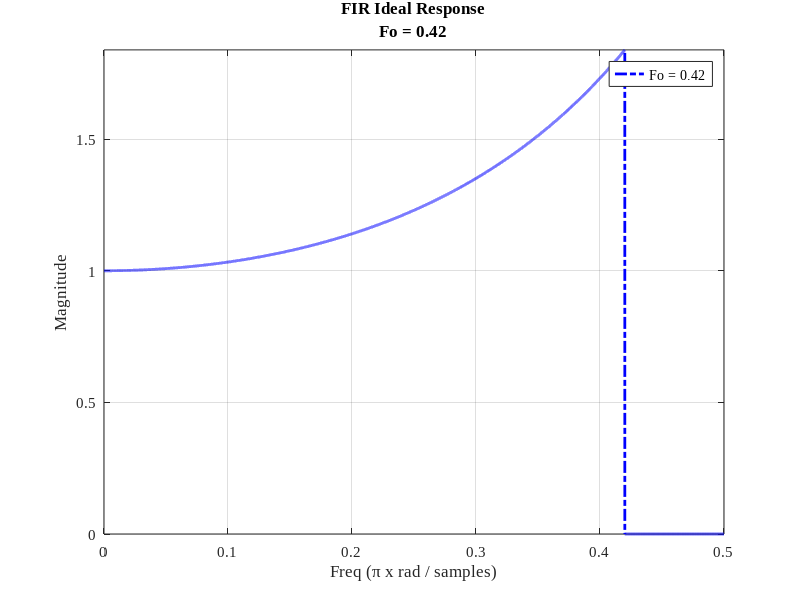
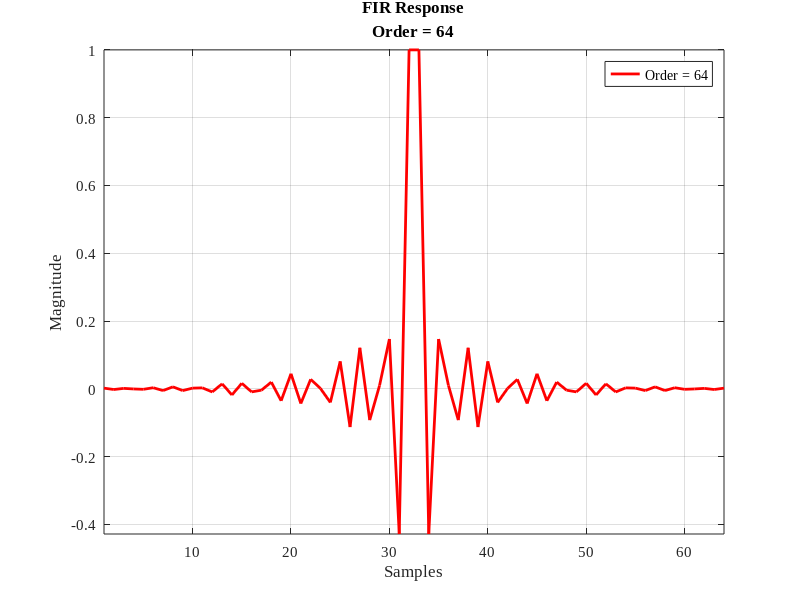
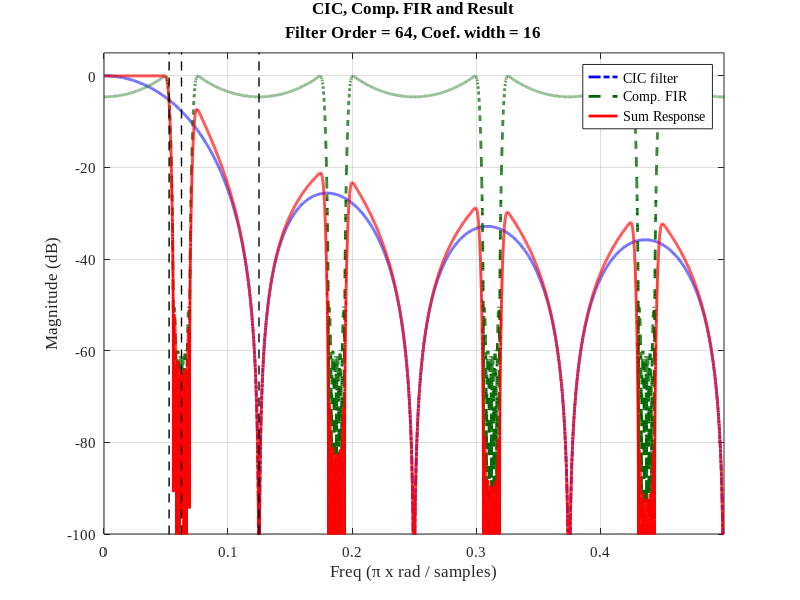
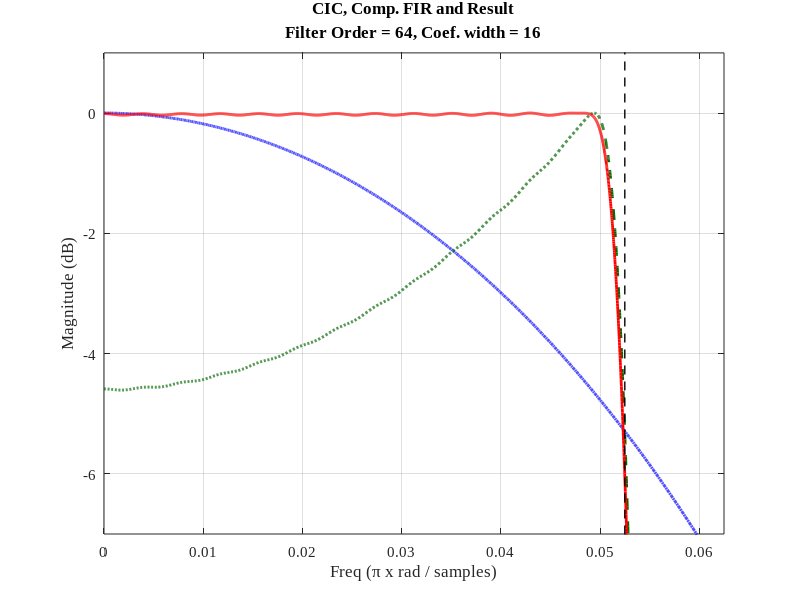

MATLAB code to generate these figures, in order:
%% ------------------------------------------------------------------------
%
% Title       : test_cic.m
% Author      : Alexander Kapitanov
% E-mail      : sallador@bk.ru 
% Version     : 1.0	 
%
% -------------------------------------------------------------------------
%
% Description : 
% 
%    FIR filter compensator to correct freq response after CIC filter.
%
% -------------------------------------------------------------------------
%
% Version     : 1.0 
% Date        : 2017.06.03 
%
%% ------------------------------------------------------------------------
%
%	GNU GENERAL PUBLIC LICENSE
% Version 3, 29 June 2007
%
%	Copyright (c) 2018 Kapitanov Alexander
%
% This program is free software: you can redistribute it and/or modify
% it under the terms of the GNU General Public License as published by
% the Free Software Foundation, either version 3 of the License, or
% (at your option) any later version.
%
% You should have received a copy of the GNU General Public License
% along with this program.  If not, see <http://www.gnu.org/licenses/>.
%
% THERE IS NO WARRANTY FOR THE PROGRAM, TO THE EXTENT PERMITTED BY
% APPLICABLE LAW. EXCEPT WHEN OTHERWISE STATED IN WRITING THE COPYRIGHT 
% HOLDERS AND/OR OTHER PARTIES PROVIDE THE PROGRAM "AS IS" WITHOUT WARRANTY 
% OF ANY KIND, EITHER EXPRESSED OR IMPLIED, INCLUDING, BUT NOT LIMITED TO, 
% THE IMPLIED WARRANTIES OF MERCHANTABILITY AND FITNESS FOR A PARTICULAR 
% PURPOSE.  THE ENTIRE RISK AS TO THE QUALITY AND PERFORMANCE OF THE PROGRAM 
% IS WITH YOU.  SHOULD THE PROGRAM PROVE DEFECTIVE, YOU ASSUME THE COST OF 
%  ALL NECESSARY SERVICING, REPAIR OR CORRECTION. 
%
%% ------------------------------------------------------------------------
pkg load signal  
  
set(0, 'DefaultAxesFontSize', 11, 'DefaultAxesFontName', 'Times New Roman');
set(0, 'DefaultTextFontSize', 11, 'DefaultTextFontName', 'Times New Roman'); 

close all;
clear all;

%% ------------------------------------------------------------------------
%  ---- CIC Filter Parameters
%  ------------------------------------------------------------------------

R = 8;        % Decimation factor
N = 2;         % Number of stages
M = 1;         % Differential delay (only 1)

%% ------------------------------------------------------------------------
%  ---- FIR filter parameters
%  ------------------------------------------------------------------------

NFIR  = 64;     % Filter order, must be odd when Fo = 0.5 !!!
Bc    = 16;     % Coef. Bit-width
Fo    = 0.42;    % Normalized Cutoff: 0.2 < Fo < 0.5;
BETA  = 8;      % BETA parameter for Kaiser window (if IS_WIND = 'Y') 

%% ------------------------------------------------------------------------
%  ---- Save data parameters
%  ------------------------------------------------------------------------

IS_COE      = 'Y'; % create *.COE Xilinx file
IS_HDR      = 'Y'; % create *.H file (header)
IS_WIND     = 'N'; % use Kaiser Window for FIR corrector

IS_PLOT_IDL = 'Y'; % plot ideal response
IS_PLOT_FIR = 'Y'; % plot FIR filter IR
IS_PLOT_ERR = 'Y'; % plot total error response in passband

%% ------------------------------------------------------------------------
%  ---- CIC Compensator Design
%  ------------------------------------------------------------------------

NFFT  = 2^16;  % FFT points for Freq Response (spectrum)
STEP = 1/NFFT;   % Step size
w = -pi:2*pi/NFFT:pi-2*pi/NFFT;
ff = 0:1/NFFT:1-1/NFFT;
z = exp(1j * w);

Fc = 1/(2*R);
Fr = Fo/R;

% 1 way:
%HCIC = (1/R * (1-z.^(-R*M))./(1-z.^(-1))).^ N;
% 2 way:
HCIC = (R^-N*abs(1*M*sin(pi*M*R*ff) ./ sin(pi*ff)).^N);
HCICdb = 20 * log10(abs(HCIC));

fp = [0:STEP:Fo]; % Pass band frequency dots
fs = [(Fo+STEP):STEP:0.5]; % Stop band frequency dots
f = [fp fs]*2; % Normalized frequency dots
f(end) = 1;

% Calculate ideal response
Mp = ones(1, length(fp)); % Pass band response; Mp(1) = 1
Mp(2:end) = abs(M * R * sin(pi*fp(2:end)/R) ./ sin(pi*M*fp(2:end))).^(N);
Mf = [Mp zeros(1, length(fs))];

if (IS_PLOT_IDL == 'Y') 
  figure('name','FIR Ideal Response', 'Numbertitle', 'off')
    plot(f/2, Mf, '-.', 'LineWidth', 2, 'Color',[0 0 1]);

    title([{'FIR Ideal Response'};{sprintf('Fo = %i',Fo)}]);
    xlabel ('Freq (\pi x rad / samples)');
    ylabel ('Magnitude');  
    axis tight; 
    legend([{sprintf('Fo = %i',Fo)}]);  
    grid on;  
end

% Calculate FIR
hFIR = fir2(NFIR-1, f, Mf); % Filter length NFIR
hFIR = hFIR / max(hFIR); % Double coefficients
hCOE = round(hFIR*(2^(Bc-1)-1)); % Fixed point coefficients

% Windowed FIR (Kaiser with BETA) 
if (IS_WIND == 'Y')
  WIND = kaiser(NFIR, BETA); % KAISER WINDOW IS USED!
  hWIND = fir1(NFIR-1, Fo/R, 'low', WIND);
  hNEW = hCOE .* hWIND;% conv2(hCOE,Hwind);
  hCOE = hNEW;
end

if (IS_PLOT_FIR == 'Y')   
  figure('name','FIR Response', 'Numbertitle', 'off')
    plot(hFIR, '-', 'LineWidth', 2, 'Color',[1 0 0]);

    title([{'FIR Response'};{sprintf('Order = %i',NFIR)}]);
    xlabel ('Samples');
    ylabel ('Magnitude');  
    axis tight; 
    legend([{sprintf('Order = %i',NFIR)}]);    
    grid on;   
end

hFFT = 20 * log10(abs(fft(hCOE, ceil(NFFT/R))));
hFFT = hFFT - max(hFFT);

H_amp = repmat(hFFT, 1, R);
H_amp = H_amp(1:length(ff));
H_amp = H_amp - max(H_amp);

H_comp = HCICdb + H_amp;
H_comp = H_comp - max(H_comp);

%% ------------------------------------------------------------------------
%  ---- Plot results 
%  ------------------------------------------------------------------------

% ---- Figure #1
figure('name','CIC/FIR Frequency Response', 'Numbertitle', 'off')
  plot(ff, HCICdb - max(HCICdb), '-.', 'LineWidth', 2, 'Color',[0 0 1]);
  hold on;

  plot(ff, H_amp, '--', 'LineWidth', 2, 'Color',[0 0.4 0]);
  hold on;
  
  plot(ff, H_comp, '-', 'LineWidth', 2, 'Color',[1 0 0]);
  hold on;  
  
  title([{'CIC, Comp. FIR and Result'};{sprintf('Filter Order = %i, Coef. width = %i',NFIR,Bc)}]);
  xlabel ('Freq (\pi x rad / samples)');
  ylabel ('Magnitude (dB)');  
  axis([0 ff(NFFT)/2 -100 5]); 
  line([Fr Fr], [-400 200], 'LineWidth', 1, 'linestyle', '--', 'Color', [0 0 0]);  
  line([Fc Fc], [-400 200], 'LineWidth', 1, 'linestyle', '--', 'Color', [0 0 0]);
  line([2*Fc 2*Fc], [-400 200], 'LineWidth', 1, 'linestyle', '--', 'Color', [0 0 0]);  
  legend('CIC filter','Comp. FIR','Sum Response','location','northeast');
  grid on;  
  
% ---- Figure #2
figure('name', 'CIC/FIR Frequency Response (Zoom)', 'Numbertitle', 'off')
  plot(ff, HCICdb - max(HCICdb), '-.', 'LineWidth', 2, 'Color',[0 0 1]); 
  hold on;

  plot(ff, H_amp, '--', 'LineWidth', 2, 'Color',[0 0.4 0]); 
  hold on;
  
  plot(ff, H_comp, '-', 'LineWidth', 2, 'Color',[1 0 0]);
  hold on; 

  title([{'CIC, Comp. FIR and Result'};{sprintf('Filter Order = %i, Coef. width = %i',NFIR,Bc)}]);
  xlabel ('Freq (\pi x rad / samples)');
  ylabel ('Magnitude (dB)'); 
  axis([0 ff(NFFT)/(2*R) -7 1]);    
  line([Fr Fr], [-400 200], 'LineWidth', 1, 'linestyle', '--', 'Color', [0 0 0]);  
  grid on;  
  
%% ------------------------------------------------------------------------
% ---- Passband irregularity
%  ------------------------------------------------------------------------  
if (IS_PLOT_ERR == 'Y')  
  pass = ceil(0.85*length(H_comp)*Fr);
  stp = 0:(0.9*Fr)/pass:(0.9*Fr)-(0.9*Fr)/pass;
  stp = stp(2:pass);
  Irr = H_comp(2:pass);
  Ism = mean(Irr);
  Iav = (max(Irr)-min(Irr))/2;
  
  figure('name', 'Passband irregularity', 'Numbertitle', 'off')
    plot(stp, Irr, '--', 'LineWidth', 2, 'Color',[0 0 1]); 
    line([0 (0.9*Fr)], [Ism Ism], 'LineWidth', 2, 'linestyle', '-', 'Color', [0 0 0]);   
    grid on;  
    title([{'Passband irregularity'};{sprintf('Mean value = %f',Ism)};{sprintf('Freq error = %f (dB)',Iav)}]);
    xlabel ('Freq (\pi x rad / samples)');
    ylabel ('Magnitude (dB)'); 
    axis tight;    
    %axis([0 ff(NFFT)/(2*R) -0.05 1]);
end

%% ------------------------------------------------------------------------
%  ---- Save coe data to files
%  ------------------------------------------------------------------------  
if (IS_COE == 'Y') 
  fid = fopen ('fir_filter.coe', 'w');
  fprintf(fid, 'Radix = 10;\n');
  fprintf(fid, 'Coefficient_Width = %d;\n', Bc);
  fprintf(fid, 'Coefdata =\n');
  for i = 1:NFIR
    if (i == NFIR)
      fprintf(fid, '%d;\n', hCOE(1,i));
    else
      fprintf(fid, '%d,\n', hCOE(1,i));
    end
  end
  fclose(fid);
end

if (IS_HDR == 'Y') 
  fid = fopen ('fir_filter.dat', 'w');
  for i = 1:NFIR
    if (i == NFIR)
      fprintf(fid, '%d\r\n', hCOE(1,i));
    else
      fprintf(fid, '%d\r\n', hCOE(1,i));
    end
  end
  fclose(fid);
end

%----------------------------------------------------------------------

S=0;
S=sum(hCOE);

   fid = fopen ('fir_code_m54.dat', 'w');
  for i = 1:(NFIR)
    fprintf(fid, 'dsp->RX1_CF_DFIR1[');
    fprintf(fid, '%d',i-1);
    fprintf(fid, ']  =');
    koeff= hCOE(1,ceil(i/2));
    if (rem(i,2)!=0) fprintf(fid, '%d',koeff);
      else fprintf(fid, '%X', 0);
    endif
    fprintf(fid, ';\n');
  end
  
   fprintf(fid, '\n\n\n');
  
   for i = 1:(NFIR)
    fprintf(fid, 'dsp->RX1_CF_DFIR2[');
    fprintf(fid, '%d',i-1);
    fprintf(fid, ']  =');
    if (rem(i,2)!=0) fprintf(fid, '%d', hCOE(1,ceil(i/2)));
 %   if (rem(i,2)!=0) fprintf(fid, '%d', 0);
      else fprintf(fid, '%X', 0);
    endif
    fprintf(fid, ';\n');
  end 
  
  fclose(fid);